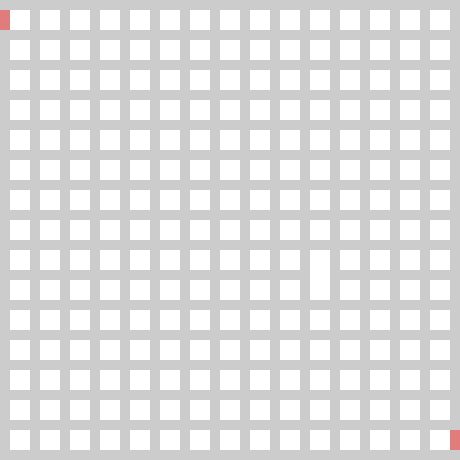
Frame 1 (no input)
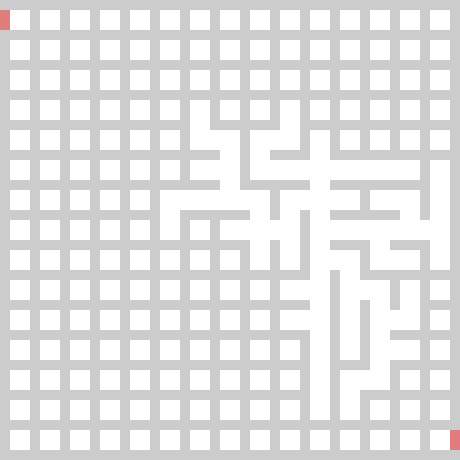
Frame 60 (the mouse pressed at the canvas centre just before this capture)
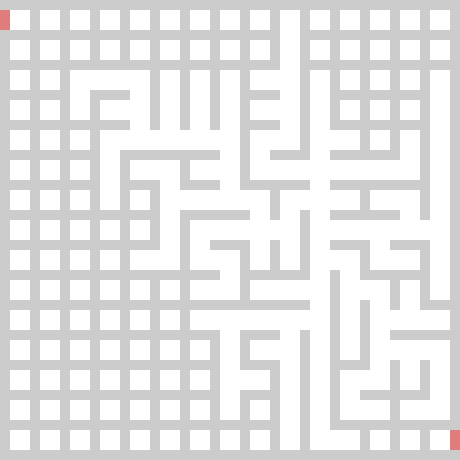
Frame 120 (the mouse held since frame 60 and released just before this capture)

The Processing sketch that drew these frames (run headless with seeded random() and noise(); from frame 60 on, the mouse is pressed at the canvas centre):

// Processing sketch: processing_104274
// ── processing_104274.pde

//MAZE GENERATION
//DHRUV DAMLE

//--------------PARAMETERS
int BLOCKWIDTH = 20;      //WIDTH OF A BLOCK IN PIXELS
int GAP = 10;             //WIDTH OF THE WALL SEPARATING THE BLOCKS, IN PIXELS
int SIDE = 15;            //NUMBER OF BLOCKS IN A ROW (OR COLUMN) 
//------------------------

int bridge = GAP;
int BLOCKS = SIDE*SIDE;  //NUMBER OF BLOCKS (OR CELLS) IN THE MAZE
int[] Visited = new int[BLOCKS];
ArrayList Vis = new ArrayList();
int choice;
int b1 = -1;
int b=0;
int seed;
void setup()
{
  //size(SIDE*(BLOCKWIDTH+GAP)+GAP, SIDE*(BLOCKWIDTH+GAP)+GAP);
  size(460, 460);  //Use the size() function above if you have downloaded the sketch.
  noStroke();
  frameRate(30);
  for (int i=0; i<BLOCKS; i++)
    Visited[i] = 0;
  seed = (int)random(1, BLOCKS);
  Visited[seed] = 1; 
  Vis.add(seed);
  colorBasicScreen();
}

void draw()
{
  for (int i=0; i<Vis.size(); i++)
    print(Vis.get(i) + ", ");
  if (areNodesLeft())          // IF AT LEAST ONE NODE IS YET TO BE VISITED
  {
    do {
      b = (Integer)Vis.get((int)random(Vis.size()));
      println("Random node from Visited : " + b);
      b1 = -1;
      switch((int)random(4))
      {
      case 0 : 
        if ((b+1)%SIDE != 0   && Visited[b+1]==0)
        {//make link
          println("right");
          b1 = b+1;
          choice = 3;
          // break;
        }
        break;
      case 1 : 
        if ((b+SIDE) <BLOCKS  && Visited[b+SIDE]==0)
        {  //make link
          println("lower");
          b1 = b+SIDE;
          choice = 2;
          //break;
        }  
        break;      
      case 2 : 
        if (b % SIDE != 0  && Visited[b-1]==0)
        {  //make link
          println("left");
          b1 = b-1;
          choice = 1;
          //break;
        }
        break;
      case 3 : 
        if ((b-SIDE) >=0  && Visited[b - SIDE]==0)
        { //make link
          println("upper");
          b1 = b - SIDE;
          choice = 0;
          //break;
        }
        break;
      default: 
        b1 = -1;
        choice = -1;
        println("default");
      }

      println("random b1 : " +b1);
    }
    while (b1 <0 || b1>=BLOCKS);

    println(".........decided");
    Visited[b1] = 1;
    connect(b, choice);  //CONNECTS AN ALREADY VISITED NODE b TO ITS NEIGHBOUR DETERMINED BY choice (UPPER/ LEFT/ LOWER/ RIGHT).
  }
  else
    noLoop();
  
  Vis = null;
  Vis = new ArrayList();
  for (int i=0; i<BLOCKS; i++)
    if (Visited[i] == 1)
      Vis.add(i);
}

void colorBasicScreen()
// COLORS THE BASIC SCREEN
{
  fill(255, 0, 0, 100);
  //RED MARKERS SUGGESTING ENTRY AND EXIT POINTS
  rect(0, GAP, GAP, BLOCKWIDTH);
  //rect(width-GAP, height-(BLOCKWIDTH+GAP), GAP, BLOCKWIDTH);
  rect(SIDE*(BLOCKWIDTH+GAP), SIDE*(BLOCKWIDTH+GAP)-BLOCKWIDTH, GAP, BLOCKWIDTH);
  //SIDE x SIDE, CELLS OF THE SQUARE GRID 
  fill(255);
  for (int i=0; i<BLOCKS; i++)
    rect((float)((int)(i%SIDE)*(BLOCKWIDTH + GAP) + GAP), (float)((int)(i/SIDE)*(BLOCKWIDTH + GAP) + GAP), BLOCKWIDTH, BLOCKWIDTH);
}

boolean areNodesLeft()  //RETURNS TRUE IF AT LEAST ONE NODE IS YET TO BE VISITED
{
  for (int i=0; i<BLOCKS; i++)
    if (Visited[i] == 0)
      return true;
  return false;
}

void connect(int b, int c)
//CONNECTS AN ALREADY VISITED NODE b TO ITS NEIGHBOUR DETERMINED BY c (UPPER/ LEFT/ LOWER/ RIGHT).
{
  println("in connect...choice : " + c + ", seed : " +b);
  fill(255);
  switch(c)
  {
  case 0 : //connect to upper 
    rect((float)((int)(b%SIDE)*(BLOCKWIDTH + GAP) + GAP), (float)((int)(b/SIDE)*(BLOCKWIDTH + GAP) + GAP - bridge), BLOCKWIDTH, bridge);
    break;
  case 1 : //left
    rect((float)((int)(b%SIDE)*(BLOCKWIDTH + GAP) + GAP - bridge), (float)((int)(b/SIDE)*(BLOCKWIDTH + GAP) + GAP), bridge, BLOCKWIDTH);
    break;
  case 2 : //lower
    rect((float)((int)(b%SIDE)*(BLOCKWIDTH + GAP) + GAP), (float)((int)(b/SIDE)*(BLOCKWIDTH + GAP) + (GAP+BLOCKWIDTH)), BLOCKWIDTH, bridge);
    break;
  case 3 : //right
    rect((float)((int)(b%SIDE)*(BLOCKWIDTH + GAP) + (GAP+BLOCKWIDTH)), (float)((int)(b/SIDE)*(BLOCKWIDTH + GAP) + GAP), bridge, BLOCKWIDTH);
    break;
  }
}
